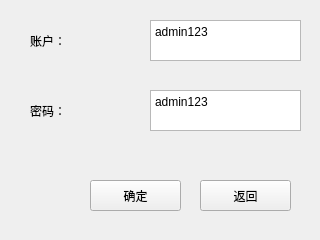
<?xml version="1.0" encoding="UTF-8"?>
<ui version="4.0">
 <class>CheckBox</class>
 <widget class="QWidget" name="CheckBox">
  <property name="geometry">
   <rect>
    <x>0</x>
    <y>0</y>
    <width>320</width>
    <height>240</height>
   </rect>
  </property>
  <property name="windowTitle">
   <string>Form</string>
  </property>
  <widget class="QLabel" name="id">
   <property name="geometry">
    <rect>
     <x>30</x>
     <y>20</y>
     <width>141</width>
     <height>41</height>
    </rect>
   </property>
   <property name="text">
    <string>账户：</string>
   </property>
  </widget>
  <widget class="QPushButton" name="returnButton">
   <property name="geometry">
    <rect>
     <x>200</x>
     <y>180</y>
     <width>91</width>
     <height>31</height>
    </rect>
   </property>
   <property name="text">
    <string>返回</string>
   </property>
  </widget>
  <widget class="QTextEdit" name="passwordEdit">
   <property name="geometry">
    <rect>
     <x>150</x>
     <y>90</y>
     <width>151</width>
     <height>41</height>
    </rect>
   </property>
   <property name="html">
    <string>&lt;!DOCTYPE HTML PUBLIC &quot;-//W3C//DTD HTML 4.0//EN&quot; &quot;http://www.w3.org/TR/REC-html40/strict.dtd&quot;&gt;
&lt;html&gt;&lt;head&gt;&lt;meta name=&quot;qrichtext&quot; content=&quot;1&quot; /&gt;&lt;style type=&quot;text/css&quot;&gt;
p, li { white-space: pre-wrap; }
&lt;/style&gt;&lt;/head&gt;&lt;body style=&quot; font-family:'SimSun'; font-size:9pt; font-weight:400; font-style:normal;&quot;&gt;
&lt;p style=&quot; margin-top:0px; margin-bottom:0px; margin-left:0px; margin-right:0px; -qt-block-indent:0; text-indent:0px;&quot;&gt;admin123&lt;/p&gt;&lt;/body&gt;&lt;/html&gt;</string>
   </property>
  </widget>
  <widget class="QLabel" name="password">
   <property name="geometry">
    <rect>
     <x>30</x>
     <y>90</y>
     <width>131</width>
     <height>41</height>
    </rect>
   </property>
   <property name="text">
    <string>密码：</string>
   </property>
  </widget>
  <widget class="QTextEdit" name="idEdit">
   <property name="geometry">
    <rect>
     <x>150</x>
     <y>20</y>
     <width>151</width>
     <height>41</height>
    </rect>
   </property>
   <property name="html">
    <string>&lt;!DOCTYPE HTML PUBLIC &quot;-//W3C//DTD HTML 4.0//EN&quot; &quot;http://www.w3.org/TR/REC-html40/strict.dtd&quot;&gt;
&lt;html&gt;&lt;head&gt;&lt;meta name=&quot;qrichtext&quot; content=&quot;1&quot; /&gt;&lt;style type=&quot;text/css&quot;&gt;
p, li { white-space: pre-wrap; }
&lt;/style&gt;&lt;/head&gt;&lt;body style=&quot; font-family:'SimSun'; font-size:9pt; font-weight:400; font-style:normal;&quot;&gt;
&lt;p style=&quot; margin-top:0px; margin-bottom:0px; margin-left:0px; margin-right:0px; -qt-block-indent:0; text-indent:0px;&quot;&gt;admin123&lt;/p&gt;&lt;/body&gt;&lt;/html&gt;</string>
   </property>
  </widget>
  <widget class="QPushButton" name="admitButton">
   <property name="geometry">
    <rect>
     <x>90</x>
     <y>180</y>
     <width>91</width>
     <height>31</height>
    </rect>
   </property>
   <property name="text">
    <string>确定</string>
   </property>
  </widget>
 </widget>
 <resources/>
 <connections/>
</ui>
